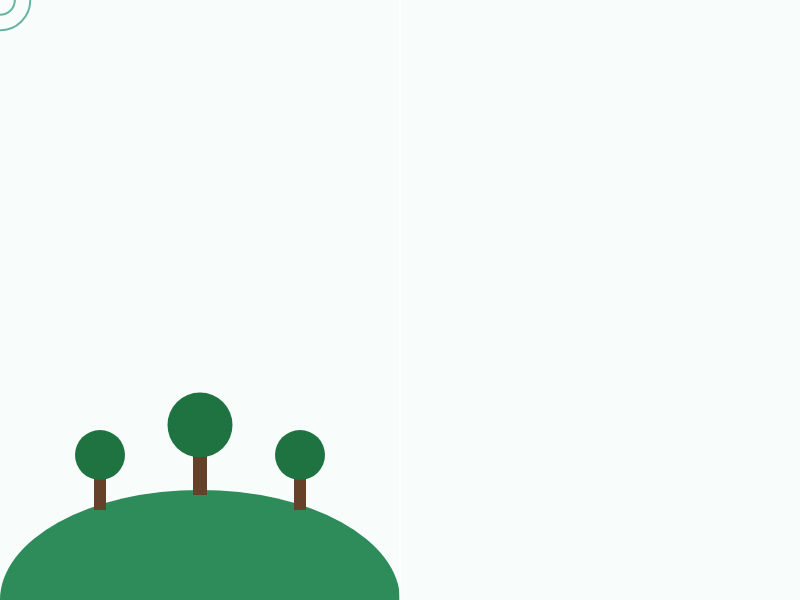
Frame 1 (no input)
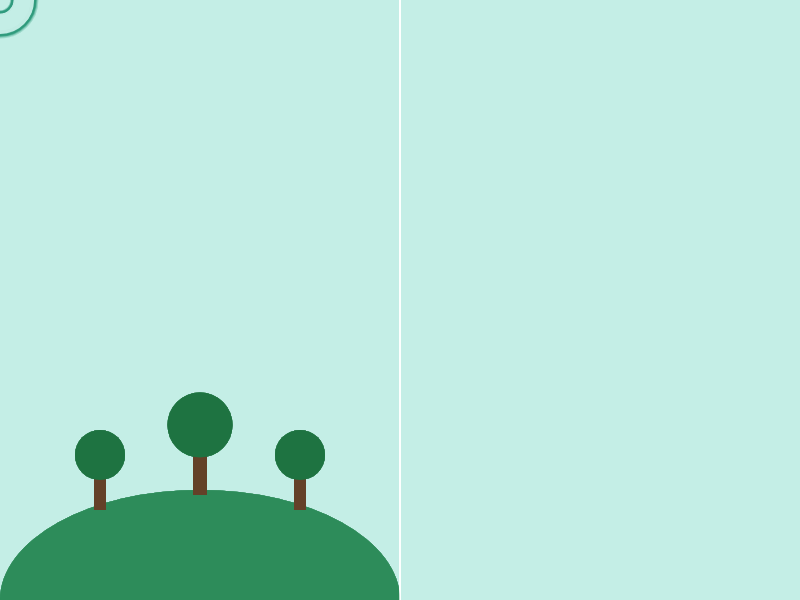
Frame 60 (no input)
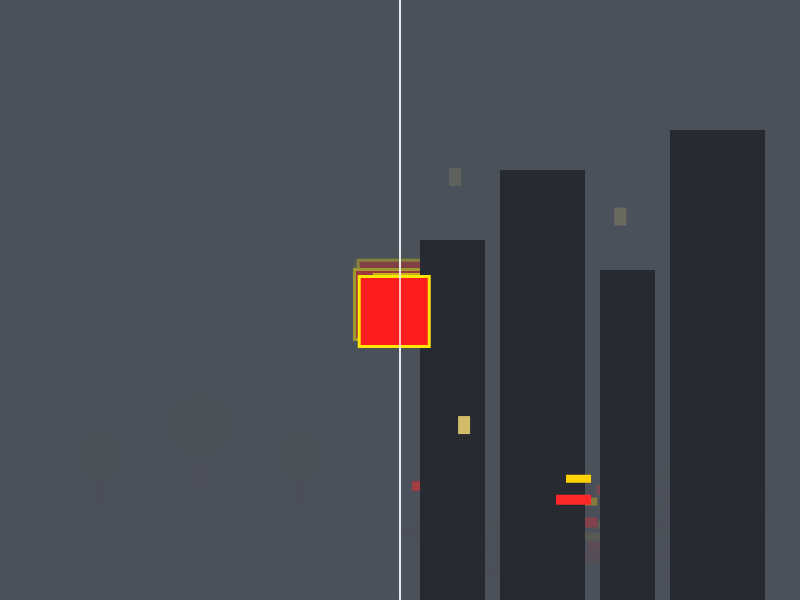
Frame 120 (the mouse pressed at the canvas centre since frame 60)

The p5.js sketch that drew these frames (run headless with seeded random() and noise() and a simulated clock; from frame 60 on, the mouse is pressed at the canvas centre):

// p5.js sketch
// ── sketch.js
function setup() {
  createCanvas(800, 600);
}

function draw() {
  // CONDIÇÃO 1: Posição do rato divide a Calmaria da Natureza (Esquerda) e o Caos Urbano (Direita)
  if (mouseX < width / 2) {
    // --- LADO ESQUERDO: AÇORES (CALMARIA E NATUREZA) ---
    if (keyIsPressed) {
      background(15, 40, 55, 30); 
    } else {
      background(190, 235, 225, 30); 
    }

    // Colina verde 
    noStroke();
    fill(45, 140, 90);
    ellipse(200, height, 400, 220);

    // Árvores simples
    fill(100, 65, 40); // Cor dos troncos
    rect(94, 470, 12, 40);  // Tronco 1 (Esquerda)
    rect(193, 445, 14, 50); // Tronco 2 (Centro)
    rect(294, 470, 12, 40); // Tronco 3 (Direita)

    fill(30, 115, 65); // Cor das copas das árvores
    ellipse(100, 455, 50, 50); 
    ellipse(200, 425, 65, 65); 
    ellipse(300, 455, 50, 50); 

    // Movimento lento e fluido (ondas da lagoa)
    let onda = sin(frameCount * 0.04) * 15;

    // CONDIÇÃO 2: Clique do rato altera as formas e cores na natureza
    if (mouseIsPressed) {
      // Clique: Flores e natureza a crescer suavemente
      noStroke();
      fill(60, 180, 100, 180);
      ellipse(mouseX, mouseY + onda, 75, 75);
      fill(120, 160, 255, 220); // Hortênsia azul
      ellipse(mouseX, mouseY + onda, 35, 35);
    } else {
      // Sem clique: Círculos calmos de água e brisa
      noFill();
      stroke(40, 150, 120, 180);
      strokeWeight(2);
      ellipse(mouseX, mouseY, 60 + onda, 60 + onda);
      ellipse(mouseX, mouseY, 30 - onda * 0.5, 30 - onda * 0.5);
    }

  } else {
    // --- LADO DIREITO: LISBOA (CAOS, PRÉDIOS E TRÂNSITO) ---
    if (keyIsPressed) {
      background(20, 15, 25, 80); // Noite urbana agitada
    } else {
      background(75, 80, 90, 80); // Cinzento urbano e poluição
    }

    // Silhueta dos prédios no fundo direito
    noStroke();
    fill(40, 42, 50);
    rect(420, 240, 65, 360);
    rect(500, 170, 85, 430);
    rect(600, 270, 55, 330);
    rect(670, 130, 95, 470);

    // Janelas dos prédios a piscar aleatoriamente
    fill(255, 230, 120, 200);
    rect(random(435, 740), random(160, 500), 12, 18);

    
    let carroX = random(width / 2, width - 45);
    let carroY = random(480, 580);
    fill(255, 40, 40); 
    rect(carroX, carroY, 35, 10);
    fill(255, 210, 0); 
    rect(carroX + 10, carroY - 20, 25, 8);

   
    let caosX = random(-12, 12);
    let caosY = random(-12, 12);

    
    if (mouseIsPressed) {
     
      stroke(255, 230, 0);
      strokeWeight(3);
      fill(255, 30, 30);
      rect(mouseX - 35 + caosX, mouseY - 35 + caosY, 70, 70);
    } else {
      // Sem clique: Viaturas/formas geométricas agitadas a seguir o rato
      stroke(20);
      strokeWeight(2);
      fill(255, 190, 0);
      rect(mouseX - 25 + caosX, mouseY - 15 + caosY, 50, 30);
    }
  }

  
  stroke(255, 255, 255, 180);
  strokeWeight(2);
  line(width / 2, 0, width / 2, height);
}
